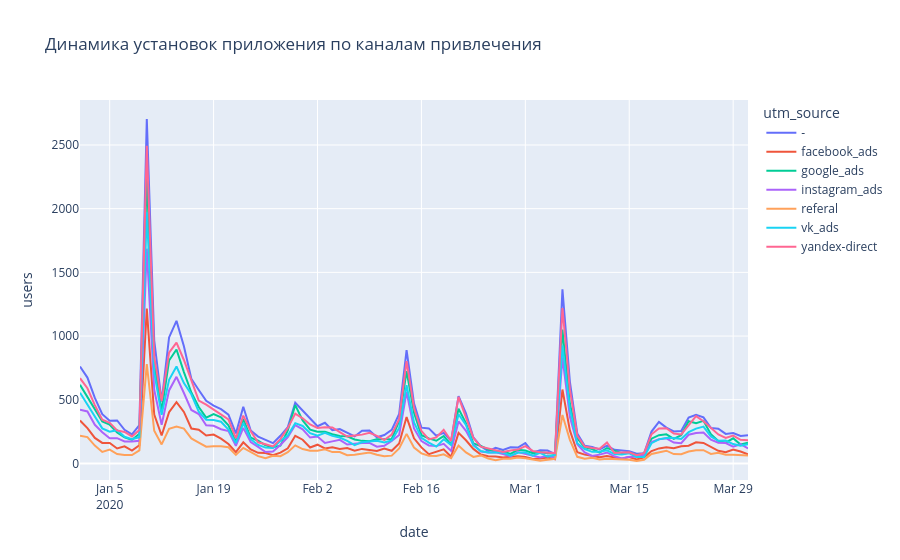

Notebook code for this chart:
### Code cell
# Отобразим на графике динамику установок приложения по каналам привлечения:
df1 = df[df['event'] == 'app_install'].sort_values('date').drop_duplicates('device_id').groupby(['date','utm_source'])\
    .size().reset_index(name = 'users')
detalized_graphs(df1, 'utm_source', 'date', 'users', 'Динамика установок приложения по каналам привлечения')
